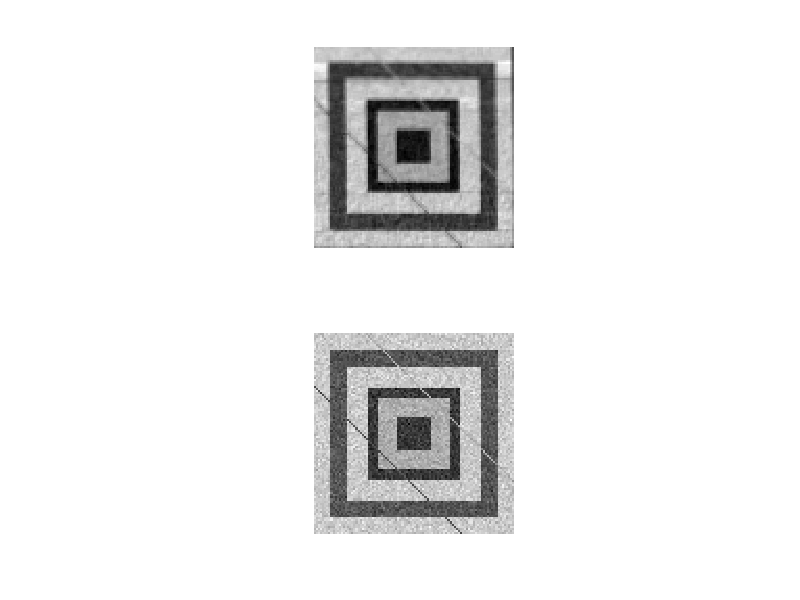

Recreate this plot in MATLAB.

imm = 96;
imn = 96;

v1 = 0.8*ones(imm-25,1);
v2 = 0.2*ones(imm-25,1);

D1 = diag(v1,25);
D2 = diag(v2,-25);

image = ones(imm,imn);
image(9:88,9:88) = 0.2;
image(17:80,17:80) = 1;
image(27:70,27:70) = 0;
image(32:65,32:65) = 0.8;
image(41:56,41:56) = 0;

for i = 1:imm
    for j = 1:imn
        if D1(i,j) > 0
            image(i,j) = D1(i,j);
        end
        if D2(i,j) > 0
            image(i,j) = D2(i,j);
        end
    end
end

% Other initilizations
ensemble = 100;
mu = 70*10^(-5);
N = 3;
inicoefs = fspecial('average');
% inicoefs = zeros(3); 

MSE = zeros(imm,imn,ensemble);


% for l = 1:ensemble
   
%     noiseim = awgn(image,4.45);
    noiseim = imnoise(image,'gaussian');

    for i = 1:imm
        for j = 1:imn
            if i == 1 && j == 1
                prefixedimage(i,j) = 0;
            elseif j == 1 && i ~= 1
                prefixedimage(i,j) = noiseim(i-1,imn);
            else 
                prefixedimage(i,j) = noiseim(i,j-1);
            end
        end
    end

desired = image;
input = noiseim;

S = struct('step',mu,'filterOrderNo',(N-1),'initialCoefficients',inicoefs);

nCoefficients = S.filterOrderNo+1;
[nIterationsm,nIterationsn] = size(input);
nIterations = nIterationsm*nIterationsn;

% Pre-allocations
errorImage = zeros(nIterationsm, nIterationsn);
outputImage = zeros(nIterationsm, nIterationsn);
coefficientBlock = zeros(nCoefficients,nCoefficients,nIterations);
itCount = 1;

% Initial state of the weight vector

coefficientBlock(:,:,1) = S.initialCoefficients;

% Prefixed input
prefixedimage = input;

prefixedimage(:,(nIterationsn+1):(nIterationsn+S.filterOrderNo)) = 0;
prefixedimage((nIterationsm+1):(nIterationsm+S.filterOrderNo),:) = 0;


% Body

for i1 = 1:nIterationsm
    for i2 = 1:nIterationsn
        
        regressor(:,:,itCount) = prefixedimage(i1+(nCoefficients-1):-1:i1, i2+(nCoefficients-1):-1:i2);
        
        ex1 = coefficientBlock(:,:,itCount).*regressor(:,:,itCount);
        
        outputImage(i1,i2) = sum(ex1(:));
        
        errorImage(i1,i2) = desired(i1,i2) - outputImage(i1,i2);
        
        coefficientBlock(:,:,itCount+1) = coefficientBlock(:,:,itCount) + (2*S.step*errorImage(i1,i2)*regressor(:,:,itCount));
        
        itCount = itCount+1;
    end
end

figure;
subplot(2,1,1),imshow(outputImage,[]);
subplot(2,1,2),imshow(input,[]);
